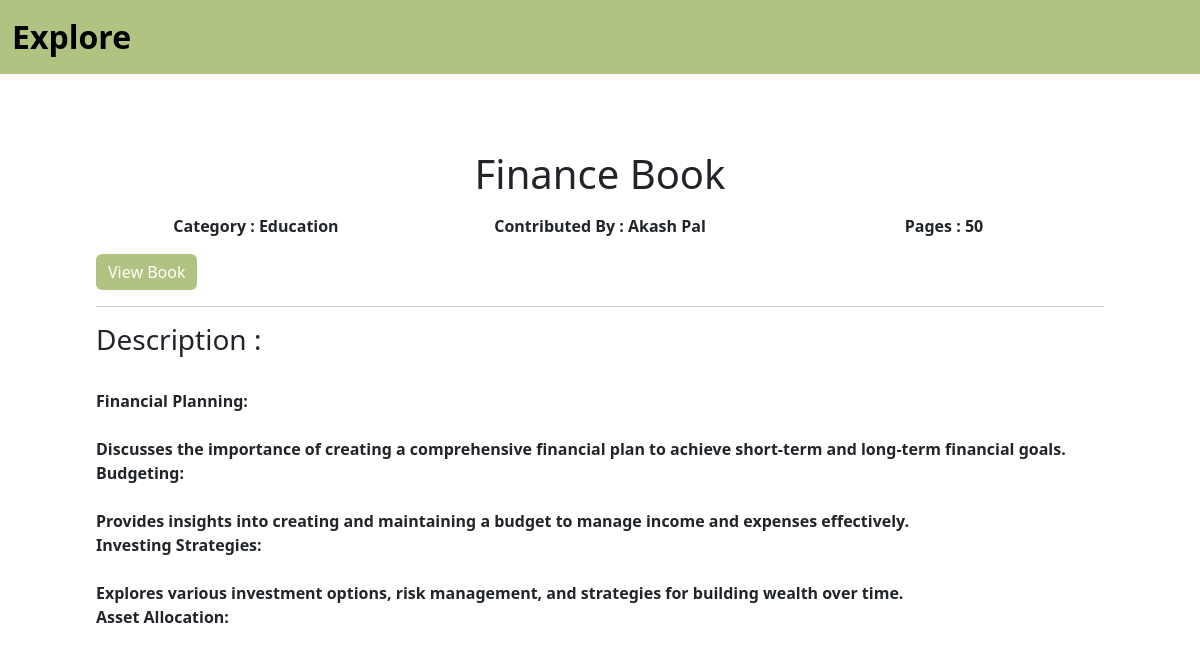
Page /viewBook/26 on the committed database.
### elibrary_app/models.py (models this page shows, shortened)
class EBooksModel(models.Model):
    title = models.CharField(max_length = 80)
    summary = models.TextField(max_length=2000)
    pages = models.CharField(max_length=80)
    pdf = models.FileField(upload_to='pdfs/')
    author = models.CharField(max_length=80)
    category = models.CharField(max_length=80)
    author_id = models.IntegerField(default=0)

### elibrary_app/views.py (the view)
# urls.py: path('viewBook/<int:book_id>', views.viewBook, name='viewBook'),
def viewBook(request,book_id):
    book = EBooksModel.objects.get(id=book_id)
    book.summary = book.summary.replace('\n', '<br/>')
    return render(request, 'viewBook.html', {'book': book})

### templates/viewBook.html (shortened to what this page needs)
{% load static %}
<!doctype html>
<html lang="en">
  <head>
    <link href="https://cdn.jsdelivr.net/npm/bootstrap@5.3.2/dist/css/bootstrap.min.css" rel="stylesheet">
    <link rel="stylesheet" href="{% static 'css/style.css' %}"/>
    <link rel="stylesheet" href="{% static 'css/contri.css' %}"/>
</head>
  <body>
    <section class="navbar--section">
      <nav class="navbar navbar-expand-lg ">
        <div class="container-fluid">
          <a class="navbar-brand" href="{% url 'explore' %}">Explore</a>
        </div>
      </nav>
    </section>
    <section class="contri--section">
      <div class="container">
            <div class="row">
                <div class="col-lg-12 mt-3">
                        <h3 class="text-center mb-3 h1">{{book.title}}</h3>
                        <div class="row">
                        <p class="col-lg-4 card-text text-center">Category : {{book.category}}</p>
                        <p class="col-lg-4 card-text text-center">Contributed By : {{book.author}}</p>
                        <p class="col-lg-4 card-text text-center">Pages : {{book.pages}}</p>
                        </div>
                        <a href="{{book.pdf.url}}" class="btn btn-primary">View Book</a>
                        <hr>
                        <p class="card-text h3">Description :</p>
                        <br>
                        <p >{{ book.summary | safe}}</p>
                </div>
         </div>
        </div>
    </section
  </body>
</html>

### static/css/style.css (style rules this page uses)
.navbar { background-color: #B1C381; font-weight: 600; }
.navbar-brand { font-size: 2rem; }

### static/css/contri.css (style rules this page uses)
.btn { background-color: #B1C381; border: none; }
.contri--section { padding: 5% 7%; font-weight: 600; }

### templates/viewBook.html (style rules this page uses)
* { box-sizing: border-box; margin: 0; }

### rows in the picture
EBooksModel: title "Finance Book", category "Education", author "Akash Pal", pages "50", summary "Financial Planning: Discusses the importance of creating a comprehensive financial plan to achieve short-term and long-term financial goals. Budgeting: Provides insights into creating and maintaining a budget to manage income and expenses effectively. Investing Strategies: Explores various investment options, risk management, and strategies for building wealth over time. Asset Allocation:"
